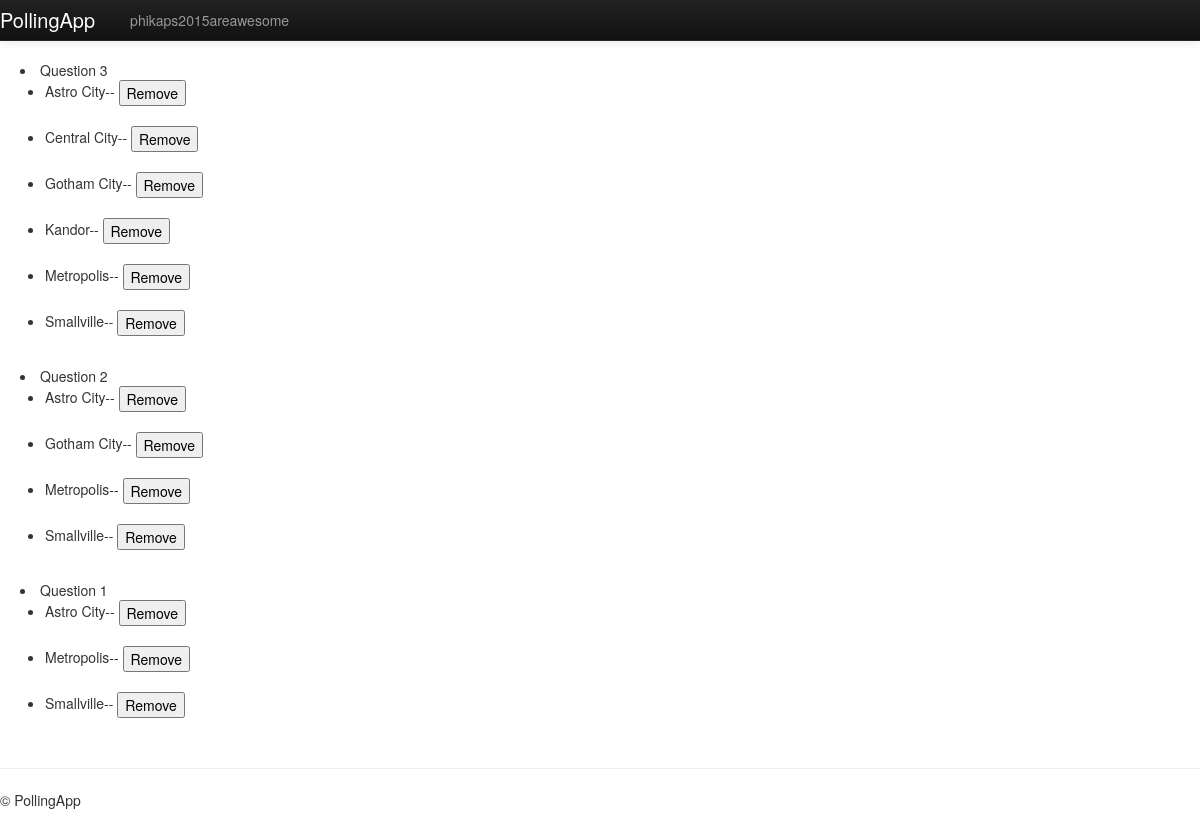
The app's page /polls/phikaps2015areawesome/ with its own data.
### polls/models.py (models this page shows, shortened)
class Poll(models.Model):
    question = models.CharField(max_length=200)
    pub_date = models.DateTimeField('date published')
    def was_published_recently(self):
        now = timezone.now()
        return now - datetime.timedelta(days=1) <= self.pub_date <= now
    was_published_recently.admin_order_field = 'pub_date'
    was_published_recently.boolean = True
    was_published_recently.short_description = 'Published recently?'

class PollingLocation(models.Model):
    polls = models.ManyToManyField(Poll,related_name='loclist')
    location = models.CharField(max_length=200)

### polls/views.py (the view)
def Display(request):
    poll_list = Poll.objects.all().order_by('-pub_date')
    context = {'poll_list': poll_list}
    return render(request, 'polls/phikaps2015areawesome.html', context)

### polls/templates/polls/phikaps2015areawesome.html (shortened to what this page needs)
{% extends 'polls/base.html' %}
{% load static %}
{% block body_block %}
    {% for poll in poll_list %}
        <li>{{ poll.question }}
            <ul>
                {% for loc in poll.loclist.all %}
                    <li>{{ loc.location }}--
                        <button class="button" id="remove_{{ poll.id }}{{ loc.id }}" data-removeid="{{ poll.id }}{{ loc.id }}" type="button">Remove</button>
                    </li> <br/>
                {% endfor %}
            </ul>
        </li>
    {% endfor %}
{% endblock %}

### polls/templates/polls/base.html (shortened to what this page needs)
<!DOCTYPE html>
{% load static %}
<html>
<head>
    <link href="{% static 'css/bootstrap-fluid-adj.css' %}" rel="stylesheet">
    <link href="{% static 'css/bootstrap.min.css' %}" rel="stylesheet" media="screen">
    <link href="{% static 'css/bootstrap-responsive.css' %}" rel="stylesheet">
</head>
<body>
<div class="navbar navbar-inverse navbar-fixed-top">
    <div class="navbar-inner">
        <a class="brand" href="/polls/">PollingApp</a>
        <ul class="nav ">
            <li><a href="/polls/phikaps2015areawesome/">phikaps2015areawesome</a></li>
        </ul>
    </div>
</div>
<div class="container-fluid">
    <div class="row-fluid">
        <div class="span12">
            {% block body_block %}
            {% endblock %}
        </div>
    </div>
</div>
<hr>
<footer>
    <p>&copy; PollingApp</p>
</footer>
</body>
</html>

### records on screen
Poll: question "Question 3"
PollingLocation: location "Astro City"
PollingLocation: location "Central City"
PollingLocation: location "Gotham City"
PollingLocation: location "Kandor"
PollingLocation: location "Metropolis"
PollingLocation: location "Smallville"
Poll: question "Question 2"
Poll: question "Question 1"
